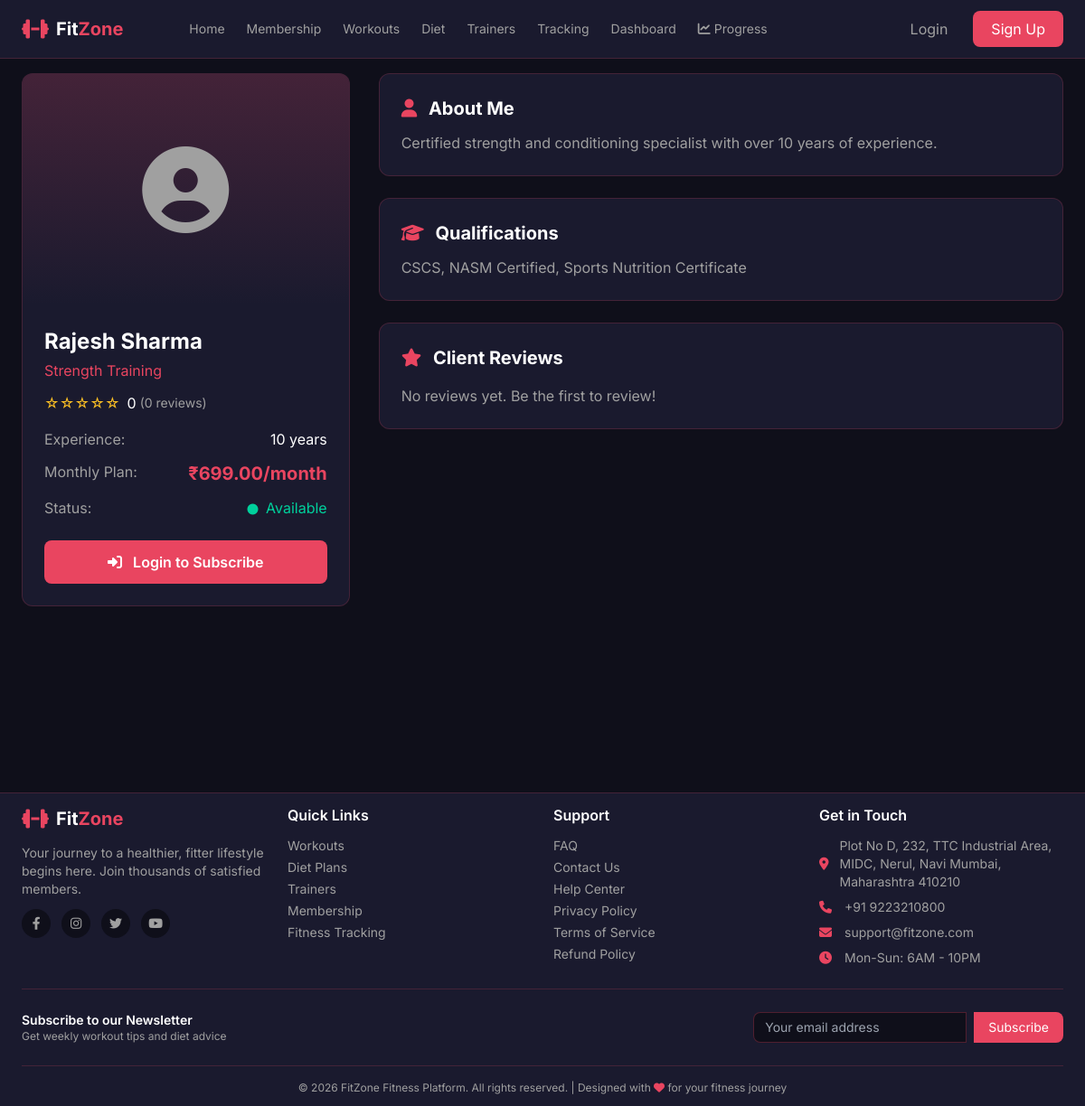
The app's page /trainers/5/, older data.
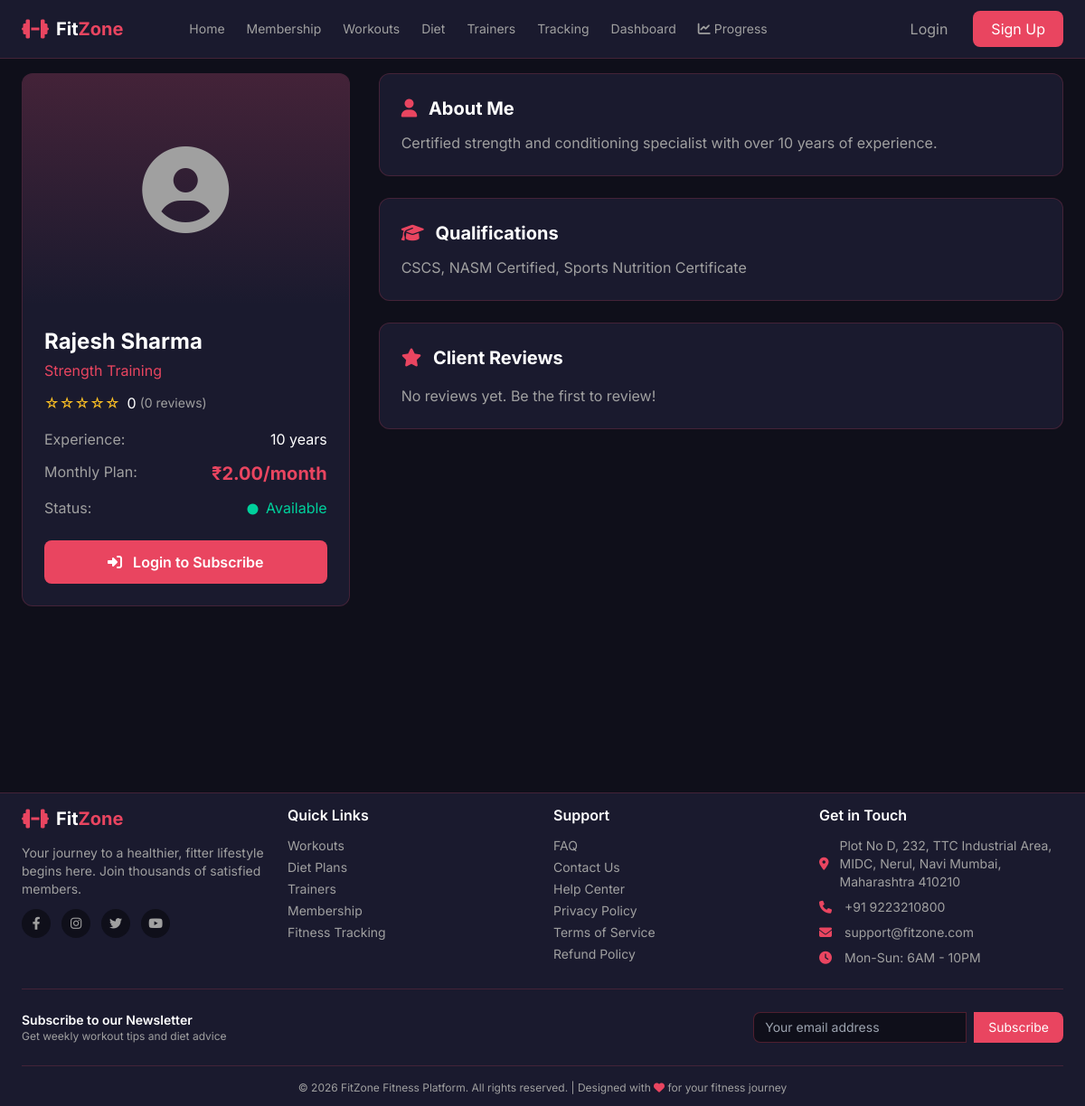
The same page, newer data.
### trainers/models.py (models this page shows, shortened)
class Trainer(models.Model):
    SPECIALIZATIONS = [
        ('weight_loss', 'Weight Loss'),
        ('muscle_gain', 'Muscle Gain'),
        ('cardio', 'Cardio'),
        ('strength_training', 'Strength Training'),
        ('yoga', 'Yoga'),
        ('nutrition', 'Nutrition'),
        ('general_fitness', 'General Fitness'),
    ]
    EXPERIENCE_LEVELS = [
        ('beginner', 'Beginner (1-2 years)'),
        ('intermediate', 'Intermediate (3-5 years)'),
        ('advanced', 'Advanced (5-8 years)'),
        ('expert', 'Expert (8+ years)'),
    ]
    user = models.OneToOneField(settings.AUTH_USER_MODEL, on_delete=models.CASCADE, related_name='trainer_profile')
    full_name = models.CharField(max_length=255)
    email = models.EmailField()
    phone = models.CharField(max_length=15, blank=True)
    profile_picture = models.ImageField(upload_to='trainers/', blank=True, null=True)
    specialization = models.CharField(max_length=50, choices=SPECIALIZATIONS)
    experience_level = models.CharField(max_length=20, choices=EXPERIENCE_LEVELS)
    years_of_experience = models.IntegerField(default=0)
    bio = models.TextField()
    qualifications = models.TextField(help_text="List qualifications, certifications")
    achievements = models.TextField(blank=True)
    hourly_rate = models.DecimalField(max_digits=10, decimal_places=2, default=500, help_text="Per hour rate (if applicable)")
    monthly_rate = models.DecimalField(max_digits=10, decimal_places=2, default=1999, help_text="Monthly subscription rate")
    availability = models.JSONField(default=dict, help_text="Weekly availability schedule")
    is_available = models.BooleanField(default=True)
    is_verified = models.BooleanField(default=False)
    is_featured = models.BooleanField(default=False)
    position = models.PositiveIntegerField(default=0, db_index=True)
    total_ratings = models.IntegerField(default=0)
    average_rating = models.DecimalField(max_digits=3, decimal_places=2, default=0)
    joined_date = models.DateTimeField(auto_now_add=True)
    def get_rating_stars(self):
        full_stars = int(self.average_rating)
        half_star = 1 if self.average_rating - full_stars >= 0.5 else 0
        return {'full': full_stars, 'half': half_star, 'empty': 5 - full_stars - half_star}
    class Meta:
        ordering = ['position', '-is_featured', '-average_rating']

### trainers/views.py (the view)
# urls.py: path('<int:trainer_id>/', views.trainer_detail, name='detail'),
def trainer_detail(request, trainer_id):
    trainer = get_object_or_404(Trainer, id=trainer_id, is_available=True, is_verified=True)
    reviews = trainer.reviews.all()[:10]
    available_slots = generate_available_slots(trainer)
    context = {
        'trainer': trainer,
        'reviews': reviews,
        'available_slots': available_slots,
    }
    return render(request, 'trainers/detail.html', context)

### templates/trainers/detail.html (shortened to what this page needs)
{% extends 'base/base.html' %}
{% block content %}
<div class="py-0 trainer-container fade-in">
    <div class="grid grid-cols-1 lg:grid-cols-3 gap-8 profile-section">
        <div class="lg:col-span-1">
            <div class="bg-[#1A1A2E] rounded-xl border border-[#E94560]/20 overflow-hidden profile-card detail-card">
                <div class="h-64 bg-gradient-to-b from-[#E94560]/20 to-transparent profile-image">
                    {% if trainer.profile_picture %}
                        <img src="{{ trainer.profile_picture.url }}" alt="{{ trainer.full_name }}" class="w-full h-full object-cover object-top">
                    {% else %}
                        <div class="w-full h-full flex items-center justify-center">
                            <i class="fas fa-user-circle text-8xl text-text-gray"></i>
                        </div>
                    {% endif %}
                </div>
                <div class="p-6 profile-info">
                    <h1 class="text-2xl font-bold text-white mb-1 trainer-name">{{ trainer.full_name }}</h1>
                    <p class="text-[#E94560] mb-3 specialization">{{ trainer.get_specialization_display }}</p>
                    <div class="flex items-center mb-4 rating">
                        <div class="star-rating">
                            {% with stars=trainer.get_rating_stars %}
                                {% for i in ""|ljust:stars.empty %}☆{% endfor %}
                            {% endwith %}
                        </div>
                        <span class="text-white ml-2">{{ trainer.average_rating|default:"0" }}</span>
                        <span class="text-text-gray text-sm ml-1">({{ trainer.total_ratings|default:"0" }} reviews)</span>
                    </div>
                    <div class="space-y-3 mb-6 details-list">
                        <div class="flex justify-between detail-item">
                            <span class="text-text-gray">Experience:</span>
                            <span class="text-white">{{ trainer.years_of_experience }} years</span>
                        </div>
                        <div class="flex justify-between detail-item">
                            <span class="text-text-gray">Monthly Plan:</span>
                            <span class="text-[#E94560] font-bold text-xl price-amount">₹{{ trainer.monthly_rate }}/month</span>
                        </div>
                        <div class="flex justify-between detail-item">
                            <span class="text-text-gray">Status:</span>
                            {% if trainer.is_available %}
                                <span class="text-[#00D09C]"><i class="fas fa-circle text-xs mr-1"></i> Available</span>
                            {% else %}
                                <span class="text-red-500"><i class="fas fa-circle text-xs mr-1"></i> Not Available</span>
                            {% endif %}
                        </div>
                    </div>
                    {% if trainer.is_available %}
    {% if user.is_authenticated %}
        <button onclick="document.getElementById('bookingForm').scrollIntoView({behavior: 'smooth'})"
                class="w-full bg-[#E94560] text-white py-3 rounded-lg font-semibold hover:bg-opacity-80 transition-all subscribe-btn">
            <i class="fas fa-calendar-check mr-2"></i>
            Subscribe Monthly
        </button>
    {% else %}
        <a href="{% url 'login' %}"
           class="block w-full bg-[#E94560] text-white py-3 rounded-lg font-semibold text-center hover:bg-opacity-80 transition-all">
            <i class="fas fa-sign-in-alt mr-2"></i>
            Login to Subscribe
        </a>
    {% endif %}
{% endif %}
                </div>
            </div>
        </div>
        <div class="lg:col-span-2 space-y-6">
            <div class="bg-[#1A1A2E] rounded-xl border border-[#E94560]/20 p-6 detail-card details-section">
                <h2 class="text-xl font-bold text-white mb-3 section-title">
                    <i class="fas fa-user text-[#E94560] mr-2"></i> About Me
                </h2>
                <p class="text-text-gray section-text">{{ trainer.bio }}</p>
            </div>
            <div class="bg-[#1A1A2E] rounded-xl border border-[#E94560]/20 p-6 detail-card details-section">
                <h2 class="text-xl font-bold text-white mb-3 section-title">
                    <i class="fas fa-graduation-cap text-[#E94560] mr-2"></i> Qualifications
                </h2>
                <p class="text-text-gray whitespace-pre-line section-text">{{ trainer.qualifications }}</p>
            </div>
            <div class="bg-[#1A1A2E] rounded-xl border border-[#E94560]/20 p-6 detail-card details-section">
                <div class="flex justify-between items-center mb-4 flex-wrap gap-3">
                    <h2 class="text-xl font-bold text-white section-title">
                        <i class="fas fa-star text-[#E94560] mr-2"></i> Client Reviews
                    </h2>
                </div>
                {% if reviews %}
                <div class="space-y-4">
                    {% for review in reviews %}
                    <div class="border-b border-[#E94560]/20 pb-3 last:border-0 review-card">
                        <div class="flex justify-between items-start flex-wrap gap-2">
                            <div>
                                <div class="star-rating text-sm">
                                    {% for i in ""|ljust:review.rating %}★{% endfor %}
                                    {% for i in ""|ljust:5 %}{% if forloop.counter > review.rating %}☆{% endif %}{% endfor %}
                                </div>
                                <p class="text-text-gray text-sm mt-1 review-text">{{ review.review }}</p>
                                <p class="text-text-gray text-xs mt-2 review-meta">
                                    <i class="fas fa-user-circle mr-1"></i> {{ review.user.username }}
                                    <i class="fas fa-calendar-alt ml-2 mr-1"></i> {{ review.created_at|date:"M d, Y" }}
                                </p>
                            </div>
                        </div>
                    </div>
                    {% endfor %}
                </div>
                {% else %}
                <p class="text-text-gray review-text">No reviews yet. Be the first to review!</p>
                {% endif %}
            </div>
        </div>
    </div>
</div>
{% endblock %}

Row changes from the older to the newer data that the page shows:
changed Trainer "Rajesh Sharma": monthly_rate "699.00" → "2.00"
